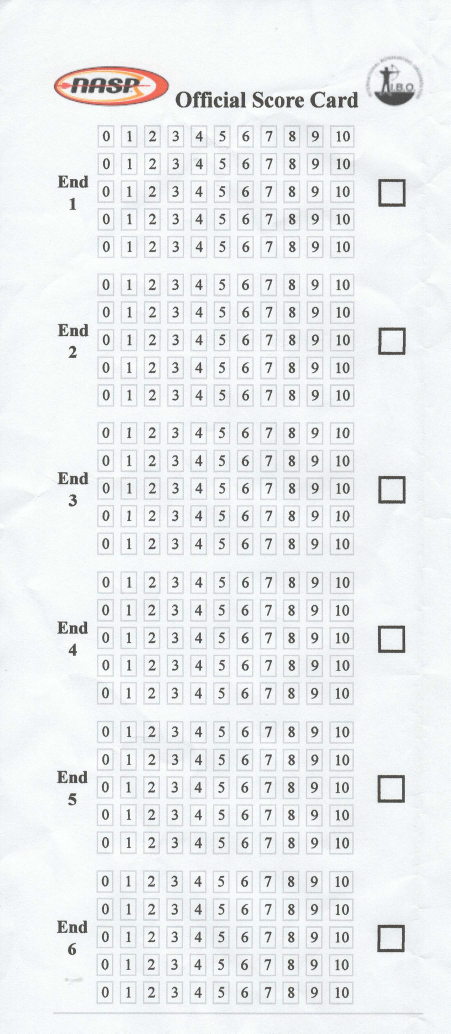
#> input picture base_images/base_card.jpg, 1352 x 3100 px (shown at 1/3 size)
$ python -i image_funcs.py   (imports and definitions only)
#> lines starting #> are read from the running program, lines starting #| are printed output that depends on the picture
from PIL import Image
import numpy as np
import cv2

from CardScorer.contour_funcs import find_close_groups


# [131 lines left out: functions process_base_img, contour_wrapper, process_contours, draw_contours, draw_cords, draw_cords2 and 1 more, not called in this run]


# [38 lines of commented-out code are left out]

>>> result = process_base_img('../base_images/base_card.jpg')
#> in process_base_img, base_img is the input picture: PIL image 1352x3100 RGB; mean R, G, B 234.8, 237.8, 239.4
#> in process_base_img, `base_img = base_img.resize( (int(base_img.width / 2), int(base_img.hei..`:
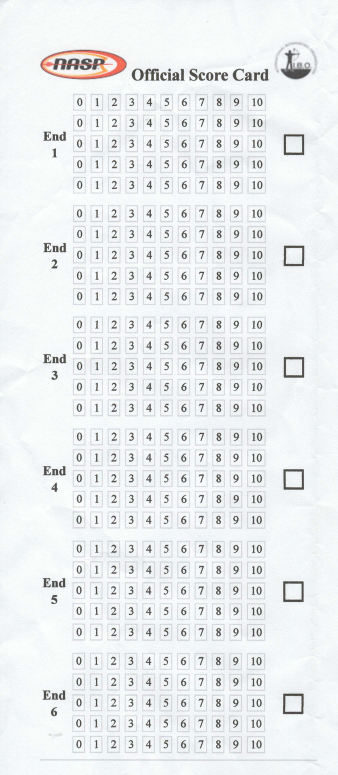
#> base_img: PIL image 676x1550 RGB (shown at 1/2 size); mean R, G, B 234.8, 237.8, 239.4
